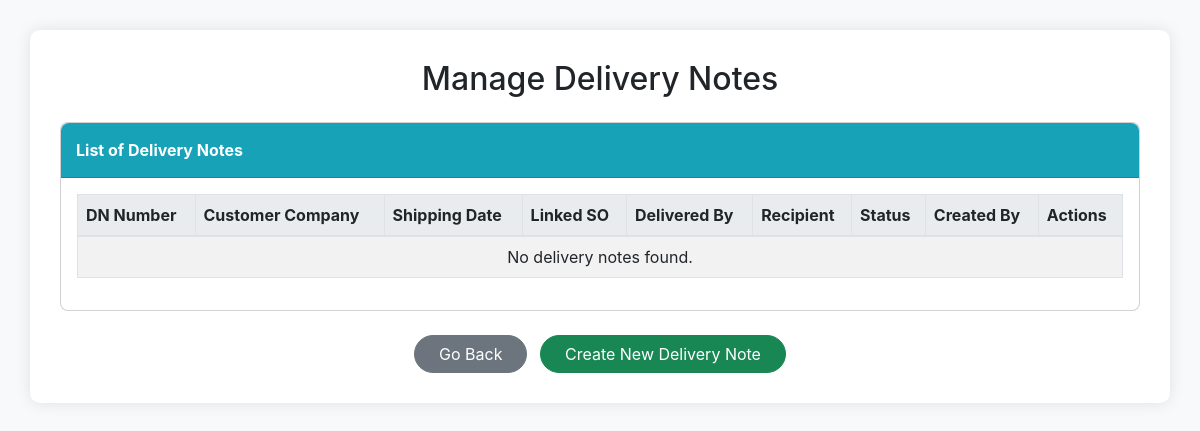
/edits/manage_delivery_note.php (signed in), run on an earlier commit of the app's database.
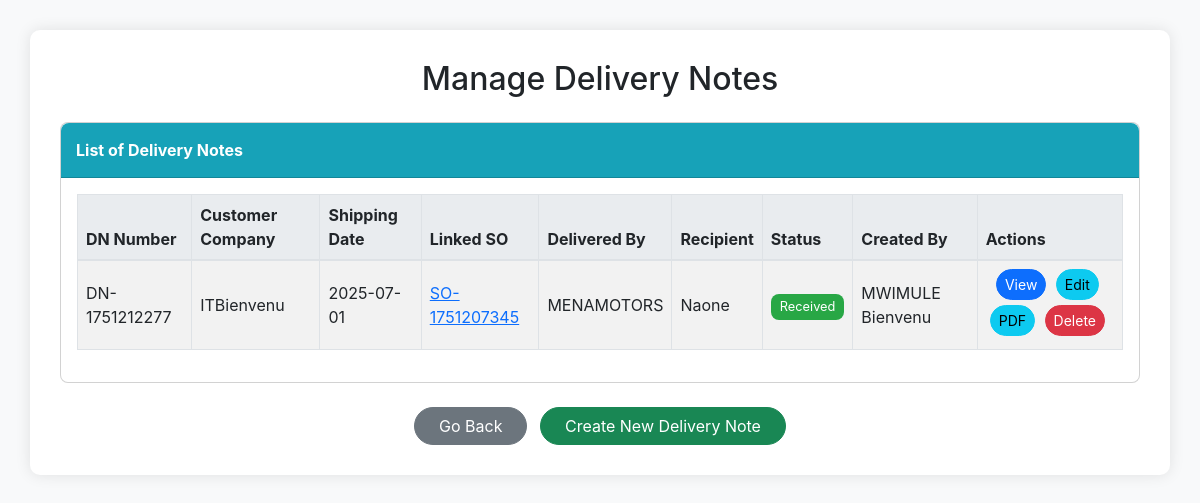
And on a later commit of the database.
### tables this page shows
CREATE TABLE `delivery_notes` (
  `id` int(11) NOT NULL,
  `delivery_note_number` varchar(50) NOT NULL,
  `customer_company` varchar(100) NOT NULL,
  `customer_street` varchar(100) DEFAULT NULL,
  `customer_city` varchar(50) DEFAULT NULL,
  `customer_postal_code` varchar(20) DEFAULT NULL,
  `customer_country` varchar(50) DEFAULT NULL,
  `sales_order_id` int(11) DEFAULT NULL,
  `shipping_date` date DEFAULT curdate(),
  `delivered_by` varchar(100) DEFAULT NULL,
  `recipient_name` varchar(100) DEFAULT NULL,
  `received_at` timestamp NULL DEFAULT NULL,
  `notes` text DEFAULT NULL,
  `created_by` int(11) NOT NULL,
  `created_at` timestamp NOT NULL DEFAULT current_timestamp()
);

CREATE TABLE `sales_orders` (
  `id` int(11) NOT NULL,
  `order_number` varchar(50) NOT NULL,
  `company` varchar(100) NOT NULL,
  `vat` varchar(50) DEFAULT NULL,
  `street` varchar(100) DEFAULT NULL,
  `city` varchar(50) DEFAULT NULL,
  `postal_code` varchar(20) DEFAULT NULL,
  `country` varchar(50) DEFAULT NULL,
  `total_amount` decimal(12,2) NOT NULL,
  `status` varchar(20) DEFAULT 'pending',
  `order_date` date DEFAULT curdate(),
  `delivery_date` date DEFAULT NULL,
  `created_by` int(11) NOT NULL,
  `created_at` timestamp NOT NULL DEFAULT current_timestamp()
);

CREATE TABLE `users` (
  `id` int(12) NOT NULL,
  `names` varchar(100) NOT NULL,
  `email` varchar(50) NOT NULL,
  `phone` int(14) NOT NULL,
  `password` varchar(300) NOT NULL,
  `role` varchar(12) NOT NULL,
  `otp` int(100) NOT NULL,
  `time` timestamp(6) NOT NULL DEFAULT current_timestamp(6) ON UPDATE current_timestamp(6)
);

### edits/manage_delivery_note.php (the view, shortened to what the changed rows need)
<?php
include_once "../config/config.php";
$delivery_notes_query = mysqli_query($conn, "
    SELECT dn.*, u.names AS created_by_username, so.order_number AS sales_order_number
    FROM delivery_notes dn
    JOIN users u ON dn.created_by = u.id
    LEFT JOIN sales_orders so ON dn.sales_order_id = so.id
    ORDER BY dn.created_at DESC
");
?>
<!DOCTYPE html>
<html lang="en">
<head>
    <link href="https://cdn.jsdelivr.net/npm/bootstrap@5.3.0/dist/css/bootstrap.min.css" rel="stylesheet">
</head>
<body>
    <div class="container">
        <h2 class="mb-4 text-center">Manage Delivery Notes</h2>
        <div class="card mb-4 rounded-3">
            <div class="card-body">
                <div class="table-responsive">
                    <table class="table table-bordered table-striped align-middle">
                        <thead>
                            <tr>
                                <th>DN Number</th>
                                <th>Customer Company</th>
                                <th>Shipping Date</th>
                                <th>Linked SO</th>
                                <th>Delivered By</th>
                                <th>Recipient</th>
                                <th>Status</th>
                                <th>Created By</th>
                                <th>Actions</th>
                            </tr>
                        </thead>
                        <tbody>
                            <?php if (mysqli_num_rows($delivery_notes_query) > 0) : ?>
                                <?php while ($dn = mysqli_fetch_assoc($delivery_notes_query)) : ?>
                                    <tr>
                                        <td><?php echo htmlspecialchars($dn['delivery_note_number']); ?></td>
                                        <td><?php echo htmlspecialchars($dn['customer_company']); ?></td>
                                        <td><?php echo htmlspecialchars($dn['shipping_date']); ?></td>
                                        <td>
                                            <?php if ($dn['sales_order_number']) : ?>
                                                <a href="view_sales_order.php?order=<?php echo urlencode($dn['sales_order_number']); ?>">
                                                    <?php echo htmlspecialchars($dn['sales_order_number']); ?>
                                                </a>
                                            <?php else : ?>
                                                N/A
                                            <?php endif; ?>
                                        </td>
                                        <td><?php echo htmlspecialchars($dn['delivered_by']); ?></td>
                                        <td><?php echo htmlspecialchars($dn['recipient_name'] ? $dn['recipient_name'] : 'Pending'); ?></td>
                                        <td>
                                            <?php if ($dn['received_at']) : ?>
                                                <span class="status-received">Received</span>
                                            <?php else : ?>
                                                <span class="status-pending-receipt">Pending Receipt</span>
                                            <?php endif; ?>
                                        </td>
                                        <td><?php echo htmlspecialchars($dn['created_by_username']); ?></td>
                                        <td class="action-buttons text-center">
                                            <a href="view_delivery_note.php?dn=<?php echo urlencode($dn['delivery_note_number']); ?>" class="btn btn-primary btn-sm rounded-pill">View</a>
                                            <a href="edit_delivery_note.php?dn=<?php echo urlencode($dn['delivery_note_number']); ?>" class="btn btn-info btn-sm rounded-pill">Edit</a>
                                            <a href="generate_delivery_note_pdf.php?dn=<?php echo urlencode($dn['delivery_note_number']); ?>" class="btn btn-info btn-sm rounded-pill">PDF</a>
                                            <button type="button" class="btn btn-danger btn-sm rounded-pill delete-btn" data-bs-toggle="modal" data-bs-target="#deleteConfirmationModal" data-dn-number="<?php echo htmlspecialchars($dn['delivery_note_number']); ?>">Delete</button>
                                        </td>
                                    </tr>
                                <?php endwhile; ?>
                            <?php else : ?>
                                <tr>
                                    <td colspan="9" class="text-center">No delivery notes found.</td>
                                </tr>
                            <?php endif; ?>
                        </tbody>
                    </table>
                </div>
            </div>
        </div>
    </div>
</body>
</html>

What changed in the data, as far as the page shows it:
added delivery_notes: delivery_note_number "DN-1751212277", customer_company "ITBienvenu", shipping_date "2025-07-01", sales_order.order_number "SO-1751207345", delivered_by "MENAMOTORS", recipient_name "Naone", shows "Received", created_by.names "MWIMULE Bienvenu"
Also different on the page:
text no longer shown: "No delivery notes found."
